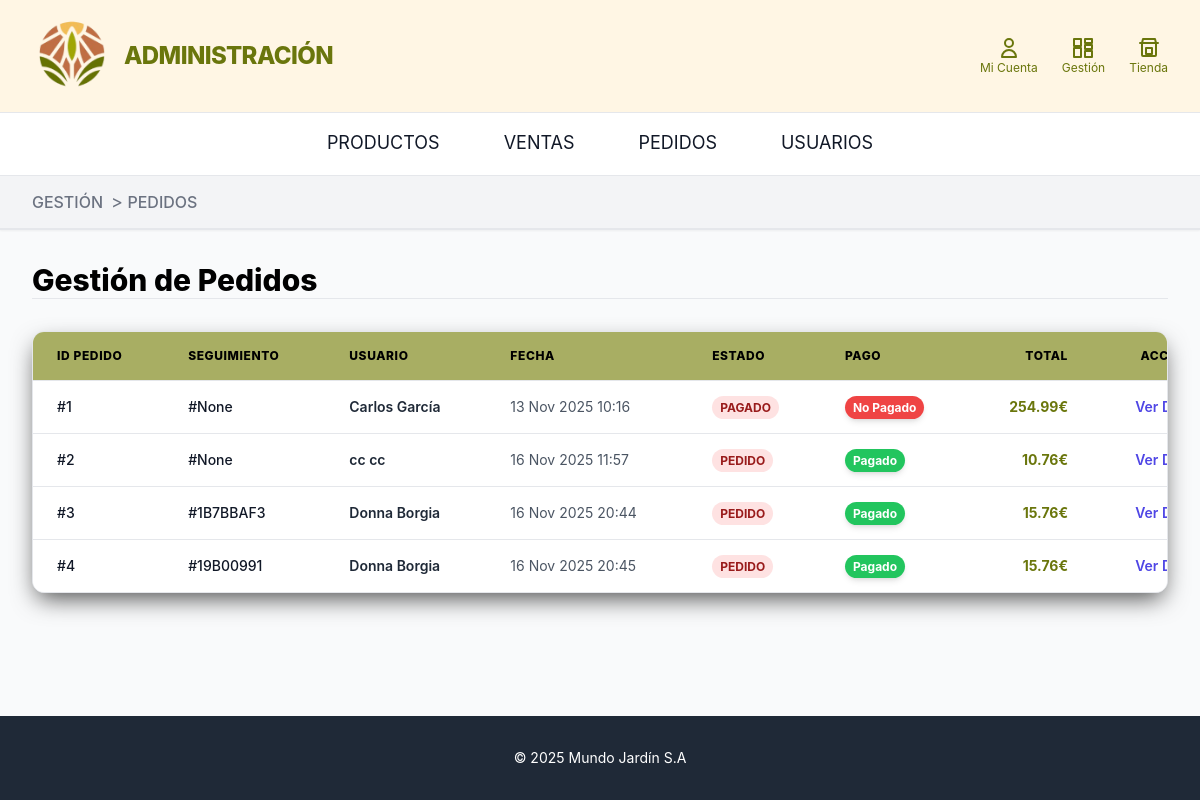
Before: /pedidos/lista/ (signed in) with the older database file.
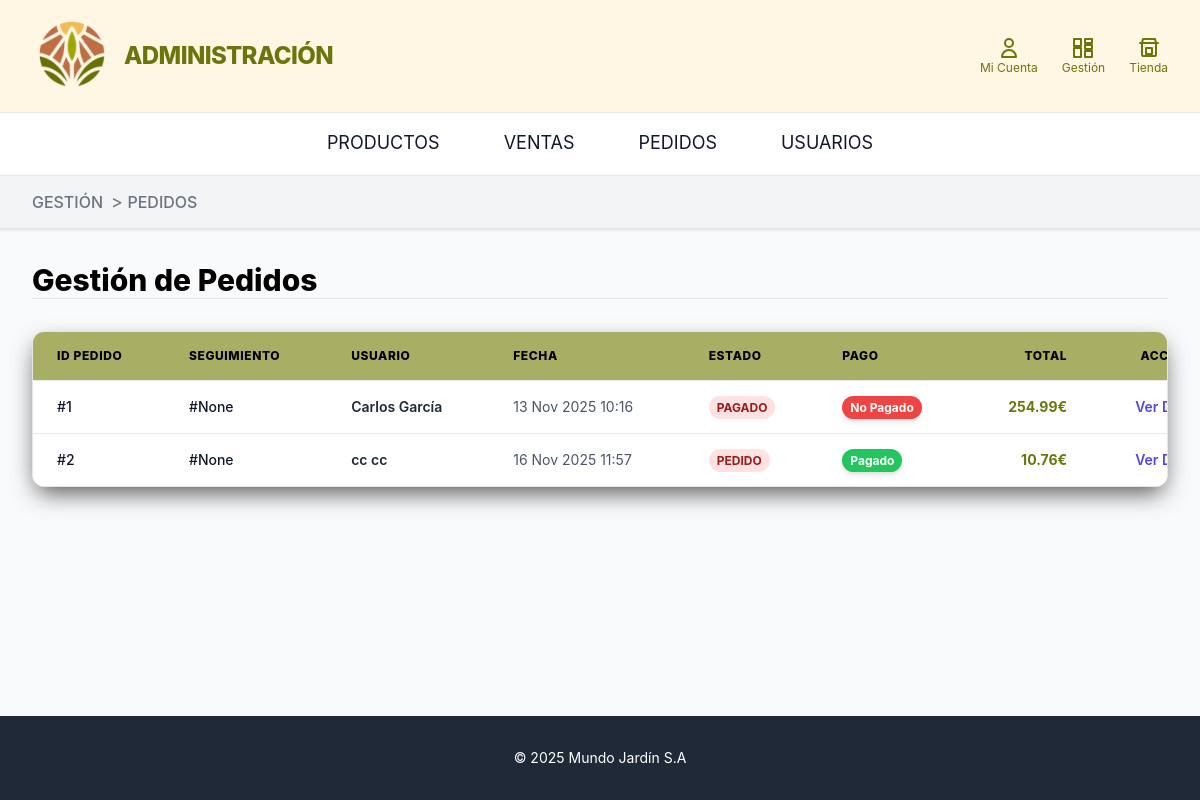
After: the same page with the newer database file.
### home/models.py (models this page shows, shortened)
class Pedido(models.Model):
    usuario_cliente = models.ForeignKey('UsuarioCliente', on_delete=models.SET_NULL,  blank=True, null=True)
    fecha_creacion = models.DateTimeField(auto_now_add=True)
    estado = models.CharField(max_length=20, choices=EstadoPedido.choices, default=EstadoPedido.PEDIDO)
    subtotal_importe = models.DecimalField(max_digits=10, decimal_places=2, default=0.00)
    coste_entrega = models.DecimalField(max_digits=10, decimal_places=2, default=0.00)
    total_importe = models.DecimalField(max_digits=10, decimal_places=2, default=0.00)
    metodo_pago = models.CharField(max_length=20, choices=TipoPago.choices, default=TipoPago.PASARELA_PAGO)
    tipo_envio = models.CharField(max_length=20, choices=TipoEnvio.choices, default=TipoEnvio.RECOGIDA_TIENDA)
    direccion_envio = models.CharField(max_length=255, blank=True, null=True)
    correo_electronico = models.EmailField()
    telefono = models.CharField(max_length=15, blank=True)
    pago = models.BooleanField(default=False)
    tracking_id = models.CharField(max_length=50, unique=True, blank = True, null = True, verbose_name="ID de seguimiento")
    MINIMO_ENVIO_GRATUITO = Decimal('50.00')
    COSTO_ESTANDAR_ENVIO = Decimal('5.00')

class UsuarioCliente(models.Model):
    usuario = models.OneToOneField(Usuario, on_delete=models.CASCADE)
    tipo_pago= models.CharField(max_length=20, choices=TipoPago.choices, default=TipoPago.PASARELA_PAGO)
    telefono = models.CharField(max_length=15, blank=True, null=True)
    direccion_envio = models.CharField(max_length=255, blank=True)
    tipo_envio= models.CharField(max_length=20, choices=TipoEnvio.choices, default=TipoEnvio.RECOGIDA_TIENDA)
    last_login = models.DateTimeField(null=True, blank=True)

class Usuario(AbstractBaseUser, PermissionsMixin):
    nombre = models.CharField(max_length=200)
    apellidos = models.CharField(max_length=200)
    corre_electronico = models.EmailField(max_length=200, unique=True)
    password = models.CharField(max_length=128)
    objects = UsuarioManager()
    last_login = models.DateTimeField(null=True, blank=True)
    USERNAME_FIELD = 'corre_electronico'
    REQUIRED_FIELDS = ['nombre', 'apellidos']
    is_active = models.BooleanField(default=True)
    is_staff = models.BooleanField(default=False)
    is_superuser = models.BooleanField(default=False)
    def get_full_name(self):
        return f"{self.nombre} {self.apellidos}"

### pedidos_admin/views.py (the view)
# urls.py: path('lista/', views.lista_pedidos, name='lista_pedidos'),
def lista_pedidos(request):
    if not request.user.is_authenticated or not request.user.is_staff:
        return redirect('home')
    pedidos = Pedido.objects.all().order_by('fecha_creacion')
    context = {'pedidos': pedidos}
    return render(request, 'lista_pedidos.html', context)

### home/context_processors.py (called while the page is built)
def productos_en_cesta(request):
    total_items = 0
    if request.user.is_authenticated:
        try:
            cesta = CestaCompra.objects.get(usuario_cliente__usuario=request.user)
        except CestaCompra.DoesNotExist:
            cesta = None
    else:
        session_id = request.session.get("cesta_id")
        cesta = CestaCompra.objects.filter(session_id=session_id).first() if session_id else None
    if cesta:
        total_items = sum(item.cantidad for item in cesta.items.all())
    return {'total_items_cesta': total_items}

### pedidos_admin/templates/lista_pedidos.html (shortened to what the changed rows need)
{% extends 'base_admin.html' %}
{% load static %}
{% block content %}
<h1 class="text-3xl font-extrabold text-black mb-4 md:mb-0">Gestión de Pedidos</h1>
<div class="bg-white sombra-negra rounded-xl overflow-hidden border border-gray-200">
    {% if pedidos %}
    <div class="overflow-x-auto">
        <table class="min-w-[1200px] w-full divide-y divide-gray-200">
            <thead class="bg-[#a8ae63]">
                <tr>
                    <th scope="col" class="px-6 py-4 text-left text-xs font-extrabold text-black uppercase tracking-wider">
                        ID Pedido
                    </th>
                    <th scope="col" class="px-6 py-4 text-left text-xs font-extrabold text-black uppercase tracking-wider">
                        Seguimiento
                    </th>
                    <th scope="col" class="px-6 py-4 text-left text-xs font-extrabold text-black uppercase tracking-wider">
                        Usuario
                    </th>
                    <th scope="col" class="px-6 py-4 text-left text-xs font-extrabold text-black uppercase tracking-wider">
                        Fecha
                    </th>
                    <th scope="col" class="px-6 py-4 text-left text-xs font-extrabold text-black uppercase tracking-wider">
                        Estado
                    </th>
                    <th scope="col" class="px-6 py-4 text-left text-xs font-extrabold text-black uppercase tracking-wider">
                        Pago
                    </th>
                    <th scope="col" class="px-6 py-4 text-right text-xs font-extrabold text-black uppercase tracking-wider">
                        Total
                    </th>
                    <th scope="col" class="px-6 py-4 text-right text-xs font-extrabold text-black uppercase tracking-wider">
                        Acciones
                    </th>
                </tr>
            </thead>
            <tbody class="bg-white divide-y divide-gray-200">
                {% for pedido in pedidos %}
                <tr data-pedido-id="{{ pedido.pk }}" class="hover:bg-yellow-50 transition duration-150">
                    <td class="px-6 py-4 whitespace-nowrap text-sm font-medium text-gray-900">
                        #{{ pedido.pk }}
                    </td>
                    <td class="px-6 py-4 whitespace-nowrap text-sm font-medium text-gray-900">
                        #{{ pedido.tracking_id }}
                    </td>
                    <td class="px-6 py-4 whitespace-nowrap text-sm text-gray-800">
                        <span class="font-semibold">
                            {% if pedido.usuario_cliente and pedido.usuario_cliente.usuario %}
                                {{ pedido.usuario_cliente.usuario.get_full_name }}
                            {% else %}
                                {{ pedido.correo_electronico|default:"Usuario anónimo" }} <span class="text-gray-500 italic">(Invitado)</span>
                            {% endif %}
                        </span>
                    </td>
                    <td class="px-6 py-4 whitespace-nowrap text-sm text-gray-600">
                        {{ pedido.fecha_creacion|date:"d M Y H:i" }}
                    </td>
                    <td class="px-6 py-4 whitespace-nowrap text-sm font-bold">
                        {% if pedido.estado == 'Pendiente' %}
                            <span class="px-2 py-1 text-xs rounded-full bg-yellow-100 text-yellow-800">
                                {{ pedido.estado }}
                            </span>
                        {% elif pedido.estado == 'Enviado' %}
                            <span class="px-2 py-1 text-xs rounded-full bg-blue-100 text-blue-800">
                                {{ pedido.estado }}
                            </span>
                        {% elif pedido.estado == 'Completado' %}
                            <span class="px-2 py-1 text-xs rounded-full bg-green-100 text-green-800">
                                {{ pedido.estado }}
                            </span>
                        {% else %}
                            <span class="px-2 py-1 text-xs rounded-full bg-red-100 text-red-800">
                                {{ pedido.estado }}
                            </span>
                        {% endif %}
                    </td>
                    <td class="px-6 py-4 whitespace-nowrap text-sm font-bold">
                        {% if pedido.pago %}
                            <span class="px-2 py-1 text-xs rounded-full bg-green-500 text-white shadow-md">
                                Pagado
                            </span>
                        {% else %}
                            <span class="px-2 py-1 text-xs rounded-full bg-red-500 text-white shadow-md">
                                No Pagado
                            </span>
                        {% endif %}
                    </td>
                    <td class="px-6 py-4 whitespace-nowrap text-right text-sm font-bold text-[#6a760c]">
                        {{ pedido.total_importe|default:0.00|floatformat:2 }}€
                    </td>
                    <td class="px-6 py-4 whitespace-nowrap text-right text-sm font-medium">
                        <a href="{% url 'detalle_pedido' pk=pedido.pk %}"
                            class="text-indigo-600 hover:text-indigo-900 transition font-semibold">
                            Ver Detalle
                        </a>
                    </td>
                </tr>
                {% endfor %}
            </tbody>
        </table>
    </div>
    {% else %}
    <div class="p-8 text-center">
        <p class="text-gray-500 text-lg">No hay pedidos registrados.</p>
        <p class="text-gray-500">¡Espera a que los clientes realicen sus compras!</p>
    </div>
    {% endif %}
</div>
{% endblock content %}

Changed rows visible on the page:
removed Pedido: pk "3", tracking_id "1B7BBAF3", usuario_cliente.usuario.get_full_name "Donna Borgia", fecha_creacion "16 Nov 2025 20:44", estado "PEDIDO", pago "Pagado", total_importe "15.76"
removed Pedido: pk "4", tracking_id "19B00991", usuario_cliente.usuario.get_full_name "Donna Borgia", fecha_creacion "16 Nov 2025 20:45", estado "PEDIDO", pago "Pagado", total_importe "15.76"
